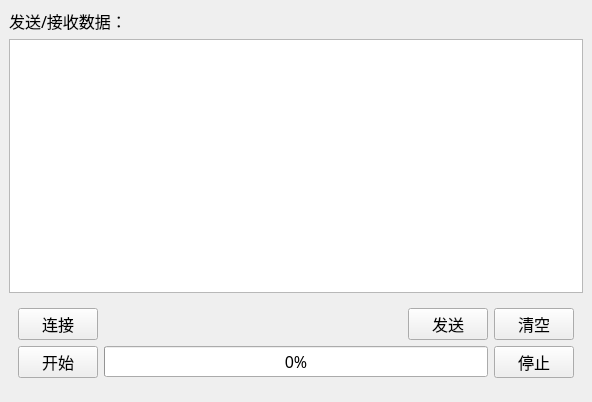
<?xml version="1.0" encoding="UTF-8"?>
<ui version="4.0">
 <class>CUdpCommunication</class>
 <widget class="QWidget" name="CUdpCommunication">
  <property name="geometry">
   <rect>
    <x>0</x>
    <y>0</y>
    <width>592</width>
    <height>402</height>
   </rect>
  </property>
  <property name="font">
   <font>
    <family>微软雅黑</family>
    <pointsize>12</pointsize>
   </font>
  </property>
  <property name="windowTitle">
   <string>Form</string>
  </property>
  <layout class="QHBoxLayout" name="horizontalLayout">
   <property name="spacing">
    <number>0</number>
   </property>
   <property name="leftMargin">
    <number>0</number>
   </property>
   <property name="topMargin">
    <number>0</number>
   </property>
   <property name="rightMargin">
    <number>0</number>
   </property>
   <property name="bottomMargin">
    <number>0</number>
   </property>
   <item>
    <widget class="QWidget" name="widget" native="true">
     <layout class="QVBoxLayout" name="verticalLayout_2">
      <item>
       <widget class="QLabel" name="label_title">
        <property name="text">
         <string>发送/接收数据：</string>
        </property>
       </widget>
      </item>
      <item>
       <widget class="QTextEdit" name="textEdit_udpData"/>
      </item>
      <item>
       <widget class="QWidget" name="widget_2" native="true">
        <layout class="QGridLayout" name="gridLayout">
         <item row="0" column="1">
          <spacer name="horizontalSpacer">
           <property name="orientation">
            <enum>Qt::Horizontal</enum>
           </property>
           <property name="sizeHint" stdset="0">
            <size>
             <width>40</width>
             <height>20</height>
            </size>
           </property>
          </spacer>
         </item>
         <item row="3" column="0">
          <widget class="QPushButton" name="pushButton_start">
           <property name="text">
            <string>开始</string>
           </property>
          </widget>
         </item>
         <item row="3" column="3">
          <widget class="QPushButton" name="pushButton_stop">
           <property name="text">
            <string>停止</string>
           </property>
          </widget>
         </item>
         <item row="0" column="3">
          <widget class="QPushButton" name="pushButton_clearAll">
           <property name="text">
            <string>清空</string>
           </property>
          </widget>
         </item>
         <item row="0" column="2">
          <widget class="QPushButton" name="pushButton_send">
           <property name="text">
            <string>发送</string>
           </property>
          </widget>
         </item>
         <item row="0" column="0">
          <widget class="QPushButton" name="pushButton_connect">
           <property name="text">
            <string>连接</string>
           </property>
          </widget>
         </item>
         <item row="3" column="1" colspan="2">
          <widget class="QProgressBar" name="progressBar">
           <property name="value">
            <number>0</number>
           </property>
          </widget>
         </item>
        </layout>
       </widget>
      </item>
      <item>
       <widget class="QWidget" name="widget_wave" native="true"/>
      </item>
     </layout>
    </widget>
   </item>
  </layout>
 </widget>
 <resources/>
 <connections/>
</ui>
